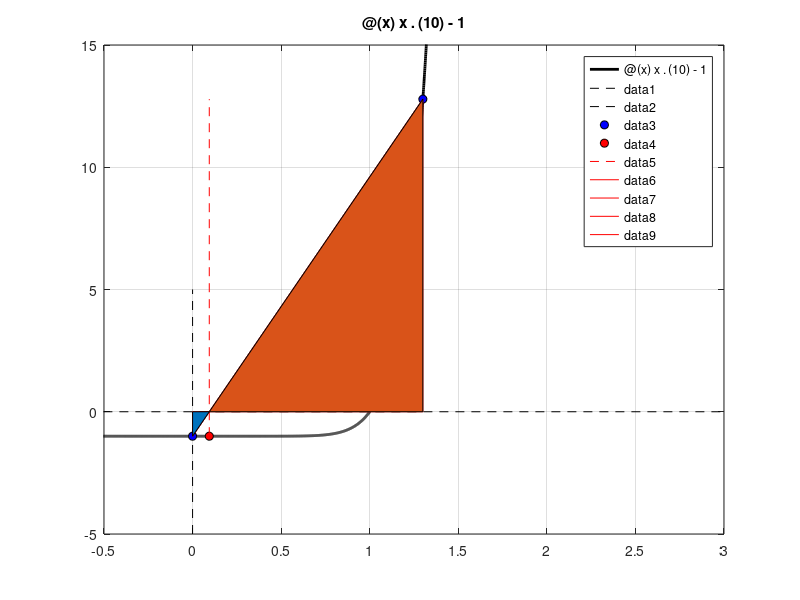

Here is the MATLAB script that generated this plot: (Note: this script raises an error after producing the figure.)
%Autor: Rolando Valdez Guzmán
%Alias: Tutoingeniero
%Canal de Youtube: https://www.youtube.com/channel/UCU1pdvVscOdtLpRQBp-TbWg
%Versión: 1.0
%Actualizado: 17/jun/2020

%% ~~~~~~~~~~~~~~~~~~~~~~~~~~~~~~~Setup~~~~~~~~~~~~~~~~~~~~~~~~~~~~~~~~~~~%

%Método de la regla falsa modificada (versión interactiva) ESPAÑOL
%Ingresa los datos de entrada para encontrar la raíz de una función en un
%intervalo dado y presiona Enter repetidas veces para ver el proceso paso
%por paso.

clc; clear all;

f=@(x) x.^(10) - 1; %Función dependiente de x.
fplot(f,'k-','LineWidth',2); %Grafica la función de color negro y grosor 2
title(func2str(f)); hold on; grid on; %Título de la función.
line([-5 5],[0 0],'Color','k','LineStyle','--'); %Marca el eje X.
line([0 0],[-5 5],'Color','k','LineStyle','--') %Marca el eje Y.
axis([-0.5 3 -5 15])

xl=0; %Límite inferior.
xu=1.3; %Límite superior.
fxl=f(xl); %Punto en Y para el límite inferior.
fxu=f(xu); %Punto en Y para el límite superior.
Niter=100; %Número de iteraciones. Recomiendo usar 100.
Tol=0.01; %Tolerancia para el criterio de convergencia a superar o igualar (%)
il=0;
iu=0;

%% ~~~~~~~~~~~~~~~~~~~~~~~~~~~~Algoritmo~~~~~~~~~~~~~~~~~~~~~~~~~~~~~~~~~~%

x = linspace(xl,xu,100);
ylim = [min(f(x)),max(f(x))];
if fxl*fxu > 0 %Esta propiedad es la que hace que éste sea un método cerrado.
    error('No hay una raíz en ese intervalo!'); 
end

obj=plot([xl,xu],[fxl,fxu],'ko','markerfacecolor','b'); %Grafica los límites como puntos
fprintf('Presiona una tecla para continuar\n'); pause;

for i = 1:Niter
    % Regla Falsa
    xr(i)=xu(i)-fxu(i)*((xu(i)-xl(i))/(fxu(i)-fxl(i))); %Calcula el punto medio falso actual.
    fxr(i)=f(xr(i)); %Evalua la función en el punto medio falso actual.
    
    if f(xr(i))*f(xl(i)) > 0 %Si esta condición se cumple, la raíz NO está entre xl y xr
        xl(i+1) = xr(i); %El punto medio es el nuevo límite inferior.
        xu(i+1) = xu(i); %El límite superior se mantiene igual.
        fxl(i+1)=f(xl(i+1));
        fxu(i+1)=f(xu(i+1));
        il=0;
        iu=iu+1;
        %Si usamos dos o más veces seguidas el mismo límite superior, evaluar en la función y dividir sobre 2
        if iu>=2
            fxu(i+1)=(fxu(i))/2;
        end
    elseif f(xr(i))*f(xu(i)) > 0 %Si esta condición se cumple, la raíz NO está entre xu y xr
        xu(i+1) = xr(i); %El punto medio es el nuevo límite superior.
        xl(i+1) = xl(i); %El límite inferior se mantiene igual.
        fxl(i+1)=f(xl(i+1));
        fxu(i+1)=f(xu(i+1));
        iu=0;
        il=il+1;
        %Si usamos dos o más veces seguidas el mismo límite inferior, evaluar en la función y dividir sobre 2
        if il>=2
            fxl(i+1)=(fxl(i))/2;
        end
    end
    
    xr(i+1)=xu(i+1)-fxu(i+1)*((xu(i+1)-xl(i+1))/(fxu(i+1)-fxl(i+1))); %Actulizamos el punto medio falso y su punto en Y
    fxr(i+1)=f(xr(i+1));
    Error(i+1)=abs((xr(i+1)-xr(i))/xr(i+1))*100; %Calcula el error relativo actual
    
    %Grafica nuevos puntos
    obj1 = plot(xr(i),fxr(i),'ko','markerfacecolor','r'); %Grafica el punto medio actual.
    obj2 = plot([xr(i),xr(i)],ylim,'r--'); %Grafica una línea vertical que pasa por el punto medio actual.
    
    %Construye los dos triángulos que intersectan con el eje X.
    obj3 = line([xl(i),xu(i)],[fxl(i),fxu(i)],'Color','r');
    obj4 = line([xl(i),xl(i)],[fxl(i),0],'Color','r');
    obj5 = line([xu(i),xu(i)],[fxu(i),0],'Color','r');
    obj6 = line([xl(i),xu(i)],[0,0],'Color','r');
    obj7 = area([xl(i),xr(i)],[fxl(i),0]);
    obj8 = area([xr(i),xu(i)],[0,fxu(i)]);
    alpha(obj7,0.3);
    alpha(obj8,0.3);
    fprintf('Presiona una tecla para continuar\n'); pause;
    
    % Grafica el nuevo intervalo
    delete(obj1); delete(obj2); 
    delete(obj3); delete(obj4); delete(obj5); delete(obj6);
    delete(obj7); delete(obj8);%Borra el punto medio actual y su línea de apoyo
    set(obj,'markerfacecolor','w'); %Vuelve blanco el punto que ya no nos sirve
    obj=plot([xl(i+1),xu(i+1)],[fxl(i+1),fxu(i+1)],'ko','markerfacecolor','b'); %Actualiza los límites
    fprintf('Presiona una tecla para continuar\n'); pause;
    
    if Error(i+1) < Tol %Si el error relativo es menor a la tolerancia exigida, se acaba el ciclo.
        fprintf('Convergencia!\n'); 
        obj1 = plot(xr(i),fxr(i),'ko','markerfacecolor','r');
        obj2 = plot([xr(i),xr(i)],ylim,'r--');
        break;
    end
end

M1={'xl','xr','xu','f(xl)','f(xr)','f(xu)','Error relativo (%)'};
M2=num2cell([xl' xr' xu' fxl' fxr' fxu' Error']);
M=[M1; M2];
XR=xr(end);
ER=Error(end);
Iter=i+1;

%Evaluar la función con la raíz aproximada y mensaje de resumen.
Resultado=f(XR);
disp(newline)
disp(['Evaluando la función ' func2str(f) ' con ' num2str(XR) ', el resultado es: ' num2str(Resultado)]);
disp(['Error relativo (%): ' num2str(ER)]);
disp(['Número de iteraciones: ' num2str(Iter)]);